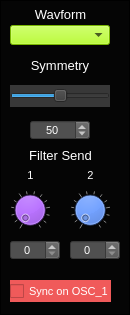
     <widget class="CustomFrame" name="frame_Osc2Waveform">
      <property name="geometry">
       <rect>
        <x>10</x>
        <y>10</y>
        <width>130</width>
        <height>315</height>
       </rect>
      </property>
      <property name="styleSheet">
       <string notr="true">background-color: rgb(5, 5, 5);</string>
      </property>
      <property name="frameShape">
       <enum>QFrame::Panel</enum>
      </property>
      <property name="frameShadow">
       <enum>QFrame::Plain</enum>
      </property>
      <property name="lineWidth">
       <number>1</number>
      </property>
      <property name="midLineWidth">
       <number>1</number>
      </property>
      <widget class="QLabel" name="label_66">
       <property name="geometry">
        <rect>
         <x>30</x>
         <y>4</y>
         <width>61</width>
         <height>21</height>
        </rect>
       </property>
       <property name="font">
        <font>
         <pointsize>10</pointsize>
        </font>
       </property>
       <property name="styleSheet">
        <string notr="true">color: rgb(255, 255, 255);</string>
       </property>
       <property name="text">
        <string>Wavform</string>
       </property>
       <property name="alignment">
        <set>Qt::AlignCenter</set>
       </property>
      </widget>
      <widget class="QSpinBox" name="spinBox_Osc2SendFilter2">
       <property name="geometry">
        <rect>
         <x>70</x>
         <y>240</y>
         <width>50</width>
         <height>20</height>
        </rect>
       </property>
       <property name="font">
        <font>
         <pointsize>8</pointsize>
        </font>
       </property>
       <property name="focusPolicy">
        <enum>Qt::NoFocus</enum>
       </property>
       <property name="styleSheet">
        <string notr="true">background-color: rgb(80,80,80);
color: rgb(255, 255, 255);</string>
       </property>
       <property name="alignment">
        <set>Qt::AlignCenter</set>
       </property>
       <property name="readOnly">
        <bool>false</bool>
       </property>
       <property name="accelerated">
        <bool>true</bool>
       </property>
       <property name="maximum">
        <number>100</number>
       </property>
       <property name="value">
        <number>0</number>
       </property>
      </widget>
      <widget class="CustomDial" name="dial_Osc2SendFilter2">
       <property name="geometry">
        <rect>
         <x>70</x>
         <y>190</y>
         <width>40</width>
         <height>40</height>
        </rect>
       </property>
       <property name="focusPolicy">
        <enum>Qt::NoFocus</enum>
       </property>
       <property name="styleSheet">
        <string notr="true">background-color: rgb(0, 85, 255);</string>
       </property>
       <property name="maximum">
        <number>100</number>
       </property>
       <property name="value">
        <number>0</number>
       </property>
       <property name="wrapping">
        <bool>false</bool>
       </property>
       <property name="notchTarget">
        <double>8.000000000000000</double>
       </property>
       <property name="notchesVisible">
        <bool>true</bool>
       </property>
      </widget>
      <widget class="QSpinBox" name="spinBox_Osc2SendFilter1">
       <property name="geometry">
        <rect>
         <x>10</x>
         <y>240</y>
         <width>50</width>
         <height>20</height>
        </rect>
       </property>
       <property name="font">
        <font>
         <pointsize>8</pointsize>
        </font>
       </property>
       <property name="focusPolicy">
        <enum>Qt::NoFocus</enum>
       </property>
       <property name="styleSheet">
        <string notr="true">background-color: rgb(80,80,80);
color: rgb(255, 255, 255);</string>
       </property>
       <property name="alignment">
        <set>Qt::AlignCenter</set>
       </property>
       <property name="readOnly">
        <bool>false</bool>
       </property>
       <property name="accelerated">
        <bool>true</bool>
       </property>
       <property name="maximum">
        <number>100</number>
       </property>
       <property name="value">
        <number>0</number>
       </property>
      </widget>
      <widget class="QLabel" name="label_67">
       <property name="geometry">
        <rect>
         <x>15</x>
         <y>145</y>
         <width>91</width>
         <height>21</height>
        </rect>
       </property>
       <property name="font">
        <font>
         <pointsize>10</pointsize>
        </font>
       </property>
       <property name="styleSheet">
        <string notr="true">color: rgb(255, 255, 255);</string>
       </property>
       <property name="text">
        <string>Filter Send</string>
       </property>
       <property name="alignment">
        <set>Qt::AlignCenter</set>
       </property>
      </widget>
      <widget class="CustomDial" name="dial_Osc2SendFilter1">
       <property name="geometry">
        <rect>
         <x>10</x>
         <y>190</y>
         <width>40</width>
         <height>40</height>
        </rect>
       </property>
       <property name="focusPolicy">
        <enum>Qt::NoFocus</enum>
       </property>
       <property name="styleSheet">
        <string notr="true">background-color: rgb(170, 85, 255);</string>
       </property>
       <property name="maximum">
        <number>100</number>
       </property>
       <property name="value">
        <number>0</number>
       </property>
       <property name="wrapping">
        <bool>false</bool>
       </property>
       <property name="notchTarget">
        <double>8.000000000000000</double>
       </property>
       <property name="notchesVisible">
        <bool>true</bool>
       </property>
      </widget>
      <widget class="QLabel" name="label_68">
       <property name="geometry">
        <rect>
         <x>20</x>
         <y>160</y>
         <width>21</width>
         <height>31</height>
        </rect>
       </property>
       <property name="font">
        <font>
         <pointsize>8</pointsize>
        </font>
       </property>
       <property name="styleSheet">
        <string notr="true">color: rgb(255, 255, 255);</string>
       </property>
       <property name="text">
        <string>1</string>
       </property>
       <property name="alignment">
        <set>Qt::AlignCenter</set>
       </property>
      </widget>
      <widget class="QLabel" name="label_69">
       <property name="geometry">
        <rect>
         <x>80</x>
         <y>160</y>
         <width>21</width>
         <height>31</height>
        </rect>
       </property>
       <property name="font">
        <font>
         <pointsize>8</pointsize>
        </font>
       </property>
       <property name="styleSheet">
        <string notr="true">color: rgb(255, 255, 255);</string>
       </property>
       <property name="text">
        <string>2</string>
       </property>
       <property name="alignment">
        <set>Qt::AlignCenter</set>
       </property>
      </widget>
      <widget class="CustomComboBox" name="comboBox_Osc2Waveform">
       <property name="geometry">
        <rect>
         <x>10</x>
         <y>25</y>
         <width>100</width>
         <height>20</height>
        </rect>
       </property>
       <property name="font">
        <font>
         <pointsize>8</pointsize>
        </font>
       </property>
       <property name="focusPolicy">
        <enum>Qt::NoFocus</enum>
       </property>
       <property name="styleSheet">
        <string notr="true">selection-background-color: rgb(255, 0, 0);
border-color: rgb(0, 0, 0);
background-color: rgb(170, 255, 0);
</string>
       </property>
       <property name="currentText">
        <string/>
       </property>
       <property name="currentIndex">
        <number>-1</number>
       </property>
       <property name="maxVisibleItems">
        <number>4</number>
       </property>
      </widget>
      <widget class="CustomHorizontalSlider" name="horizontalSlider_Osc2Symmetry">
       <property name="geometry">
        <rect>
         <x>10</x>
         <y>85</y>
         <width>100</width>
         <height>22</height>
        </rect>
       </property>
       <property name="focusPolicy">
        <enum>Qt::NoFocus</enum>
       </property>
       <property name="styleSheet">
        <string notr="true">background-color: rgb(56, 56, 56);</string>
       </property>
       <property name="minimum">
        <number>5</number>
       </property>
       <property name="maximum">
        <number>95</number>
       </property>
       <property name="value">
        <number>50</number>
       </property>
       <property name="orientation">
        <enum>Qt::Horizontal</enum>
       </property>
      </widget>
      <widget class="QLabel" name="label_70">
       <property name="geometry">
        <rect>
         <x>10</x>
         <y>55</y>
         <width>100</width>
         <height>20</height>
        </rect>
       </property>
       <property name="font">
        <font>
         <pointsize>10</pointsize>
        </font>
       </property>
       <property name="styleSheet">
        <string notr="true">color: rgb(255, 255, 255);</string>
       </property>
       <property name="text">
        <string>Symmetry</string>
       </property>
       <property name="alignment">
        <set>Qt::AlignCenter</set>
       </property>
      </widget>
      <widget class="QSpinBox" name="spinBox_Osc2Symmetry">
       <property name="geometry">
        <rect>
         <x>30</x>
         <y>120</y>
         <width>60</width>
         <height>20</height>
        </rect>
       </property>
       <property name="font">
        <font>
         <pointsize>8</pointsize>
        </font>
       </property>
       <property name="focusPolicy">
        <enum>Qt::NoFocus</enum>
       </property>
       <property name="styleSheet">
        <string notr="true">background-color: rgb(80,80,80);
color: rgb(255, 255, 255);</string>
       </property>
       <property name="alignment">
        <set>Qt::AlignCenter</set>
       </property>
       <property name="readOnly">
        <bool>false</bool>
       </property>
       <property name="accelerated">
        <bool>true</bool>
       </property>
       <property name="maximum">
        <number>100</number>
       </property>
       <property name="value">
        <number>50</number>
       </property>
      </widget>
      <widget class="QCheckBox" name="checkBox_Osc2SyncOnOsc1">
       <property name="geometry">
        <rect>
         <x>10</x>
         <y>280</y>
         <width>101</width>
         <height>22</height>
        </rect>
       </property>
       <property name="font">
        <font>
         <pointsize>8</pointsize>
        </font>
       </property>
       <property name="focusPolicy">
        <enum>Qt::NoFocus</enum>
       </property>
       <property name="styleSheet">
        <string notr="true">background-color: rgb(240, 90, 90);
color: rgb(255, 255, 255);</string>
       </property>
       <property name="text">
        <string>Sync on OSC_1</string>
       </property>
      </widget>
     </widget>
